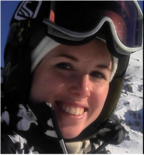
%> input picture A0/images/1.png, 144 x 155 px
$ octave replication.m   (GNU Octave 9; MATLAB toolbox functions it lacks are replaced by stand-ins)
%> lines starting %> are read from the running program, lines starting %| are printed output that depends on the picture
clc; clear all; close all;

img=imread('1.png');
%> img is the input picture: size 155x144x3 uint8; mean R, G, B 71.1, 60.3, 61.7
[m,n,colormap]=size(img);
%> m = 155; n = 144; colormap = 3

%%%%% Scale-up using replication %%%%%

%If RGB Image is given at Input
if colormap==3
    x=img(:,:,1);
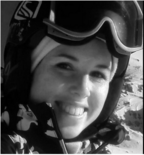
%> x: size 155x144 uint8; min 0, max 253, mean 71.1
    y=img(:,:,2);
    z=img(:,:,3);
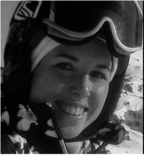
%> z: size 155x144 uint8; min 0, max 252, mean 61.7
end

k=1; l=1;
%Replication Factor
f=2;

for i=1:m %Row
    for counter=1:f %Replication
        for j=1:n %Column
            for counter=1:f %Replication
                if colormap==3 %RGB
                    c1(k,l)= x(i,j);
                    c2(k,l)= y(i,j);
                    c3(k,l)= z(i,j);
                else %Grayscale
                    out(k,l)=img(i,j);
                end
                l=l+1;
            end
        end
        l=1;
        k=k+1;
    end
end
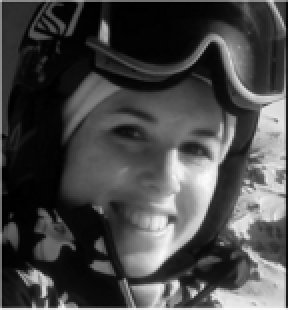
%> c1: size 310x288 uint8; min 0, max 253, mean 71.1
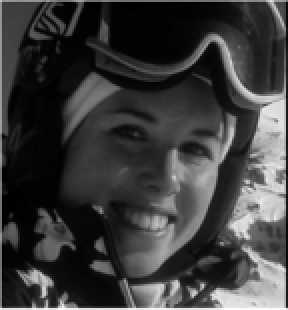
%> c2: size 310x288 uint8; min 0, max 252, mean 60.3
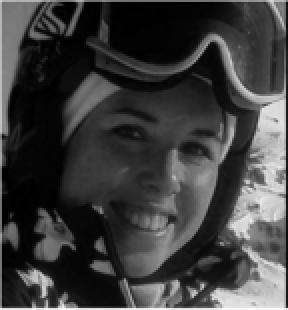
%> c3: size 310x288 uint8; min 0, max 252, mean 61.7
%> after the loop, k = 311

if colormap==3 %If Image is RGB
    out(:,:,1)=c1;
    out(:,:,2)=c2;
    out(:,:,3)=c3;
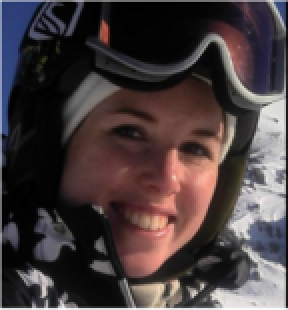
%> out: size 310x288x3 uint8; mean R, G, B 71.1, 60.3, 61.7
end

figure
imshow(img), title('Original')
figure, imshow(out), title('Scaled up using replication')

%%%%% Scale-down using replication %%%%%

%Replication Factor
f=2; % Actually 1/f

s=size(img);
%> s = [155 144 3]
s1=s/f;
%> s1 = [77.5 72 1.5]
k=1;
l=1;
for i=1:s1
    for j=1:s1
        out1(i,j)=img(k,l);
        l=l+f;
    end
    l=1;
    k=k+f;
end
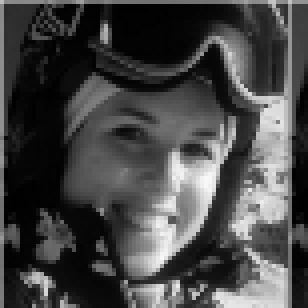
%> out1: size 77x77 uint8 (shown 4 times larger); min 0, max 249, mean 70.3
%> after the loop, k = 155
figure,imshow(out1)
title('Scaled down using replication');

$ run again, with A0/images/balloon.jpg saved as A0/images/1.png
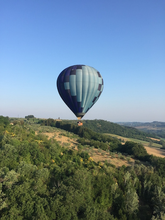
%> input picture A0/images/balloon.jpg, 165 x 220 px, shrunk from 400 x 533 before the run
%> img is the input picture: size 220x165x3 uint8; mean R, G, B 107.3, 129.9, 142.7
%> after the loop `for i=1:m`:
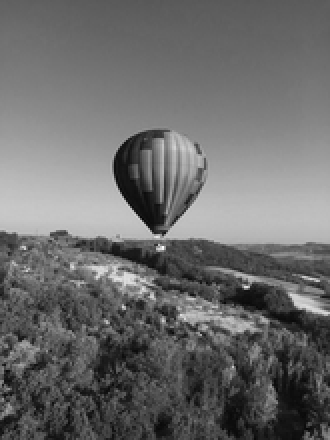
%> c1: size 440x330 uint8; min 6, max 253, mean 107.3
%> after the loop `for i=1:m`: k = 441
%> after the loop `for i=1:s1`:
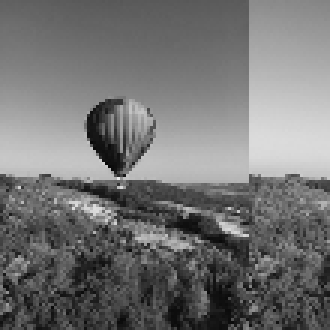
%> out1: size 110x110 uint8 (shown 3 times larger); min 9, max 230, mean 115.3
%> after the loop `for i=1:s1`: k = 221

$ run again, with A0/images/couple.JPG saved as A0/images/1.png
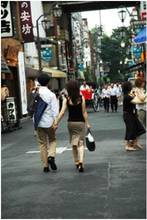
%> input picture A0/images/couple.JPG, 147 x 220 px, shrunk from 303 x 454 before the run
%> img is the input picture: size 220x147x3 uint8; mean R, G, B 100, 102.3, 96
%> after the loop `for i=1:m`:
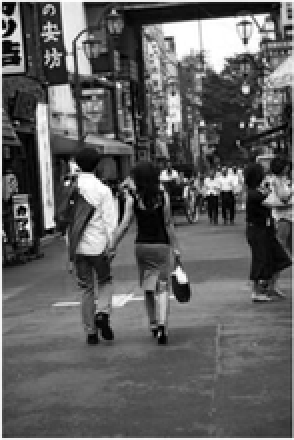
%> c3: size 440x294 uint8; min 0, max 255, mean 96
%> after the loop `for i=1:m`: k = 441
%> after the loop `for i=1:s1`:
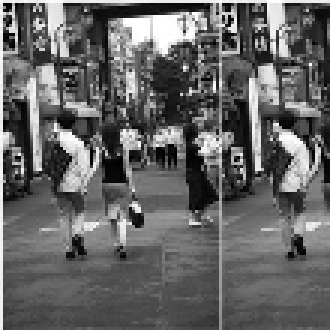
%> out1: size 110x110 uint8 (shown 3 times larger); min 0, max 255, mean 100.9
%> after the loop `for i=1:s1`: k = 221
